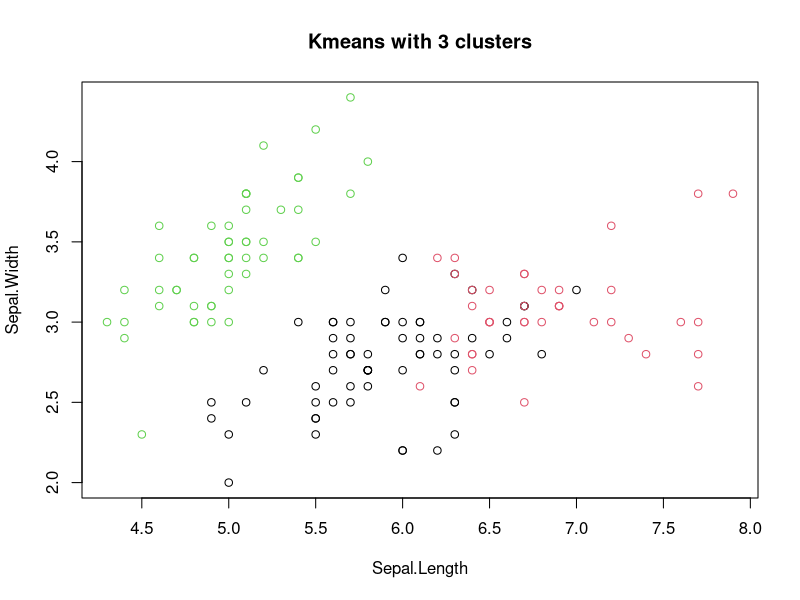

The R source for this figure:
library(cluster)

iris_1 <- iris[,-5]

km <- kmeans(iris_1, centers = 3, nstart = 20)

table(iris$Species,km$cluster)

plot(iris_1[c("Sepal.Length","Sepal.Width")],col=km$cluster,main="Kmeans with 3 clusters")
